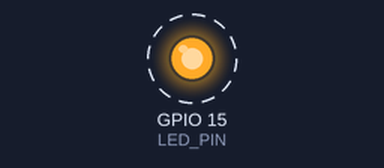
Bench run of a sketch on a simulated ESP32-C6. Shown: output pins drawn as LEDs (lit = HIGH). Dashed ring = blinking.

Above: at 0.6 s.
Timing chart, 0 to 3.0 s (numbered marks = the images above):
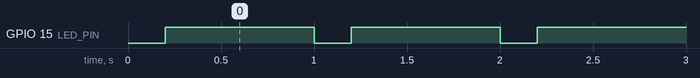

Measured:
- by itself, GPIO 15 (LED_PIN): alternates HIGH for 0.80 s and LOW for 0.20 s

The sketch:

ch01_blink.ino
```cpp
// Chapter 1 - Blink
//
// Goal: prove the toolchain works end to end before touching the radio.
// If this does not run, nothing later in the tutorial will.
//
// Board: Seeed XIAO ESP32-C6
// Tools > Board: "XIAO_ESP32C6"
//
// The XIAO ESP32-C6 user LED is on GPIO15 and is ACTIVE LOW: writing LOW
// lights it. Change these three lines if your board wires it differently.
#define LED_PIN 15
#define LED_ON  LOW
#define LED_OFF HIGH

void setup() {
  pinMode(LED_PIN, OUTPUT);
}

void loop() {
  digitalWrite(LED_PIN, LED_ON);
  delay(200);
  digitalWrite(LED_PIN, LED_OFF);
  delay(800);
}

// Troubleshooting
//
// Nothing happens at all
//   The C6 needs Arduino-ESP32 core 3.x. Boards Manager > esp32 by Espressif,
//   version 3.0.0 or later. Core 2.x does not know this chip exists.
//
// Upload fails with "No serial data received" or the port vanishes
//   Put the board in bootloader mode by hand: hold BOOT, tap RESET, release
//   BOOT. The port will reappear under a different number. Upload again.
//
// The LED is on when you expect it off
//   Your board is active-high. Swap LED_ON and LED_OFF above.
```
